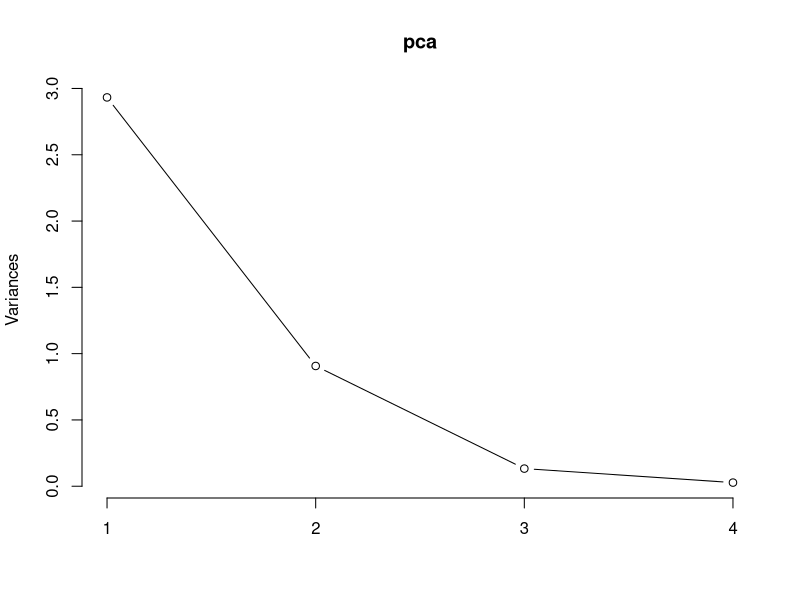
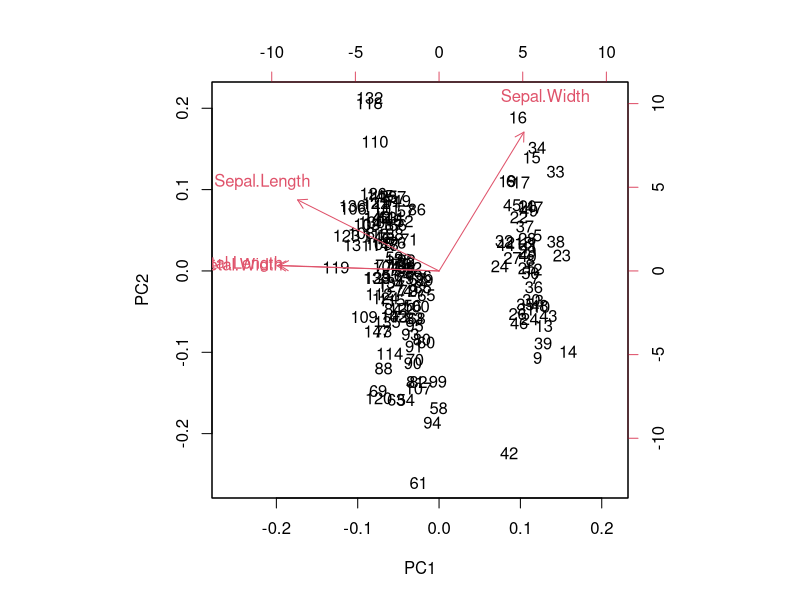

Source code (R) for these figures, in order:

head(iris)

lg_iris = log(iris[,1:4])
species_Iris= iris[,5]

apply(lg_iris,2,var)

pca = prcomp(lg_iris, center = TRUE, scale. = TRUE)

pca

plot(pca, type ="l")

pca$rotation= -pca$rotation
pca$x=-pca$x
biplot(pca)